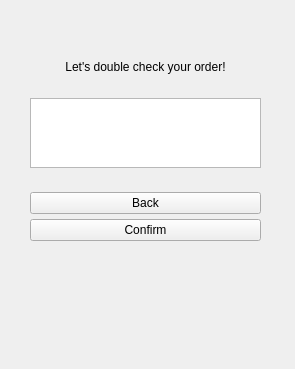
<?xml version="1.0" encoding="UTF-8"?>
<ui version="4.0">
 <class>Cart</class>
 <widget class="QWidget" name="Cart">
  <property name="geometry">
   <rect>
    <x>0</x>
    <y>0</y>
    <width>295</width>
    <height>369</height>
   </rect>
  </property>
  <property name="windowTitle">
   <string>Form</string>
  </property>
  <widget class="QWidget" name="verticalLayoutWidget_2">
   <property name="geometry">
    <rect>
     <x>30</x>
     <y>60</y>
     <width>231</width>
     <height>181</height>
    </rect>
   </property>
   <layout class="QVBoxLayout" name="verticalLayout_2" stretch="0,0,1,0,0,0">
    <property name="spacing">
     <number>5</number>
    </property>
    <property name="sizeConstraint">
     <enum>QLayout::SizeConstraint::SetDefaultConstraint</enum>
    </property>
    <item>
     <widget class="QLabel" name="label_CartTag">
      <property name="text">
       <string>Let's double check your order!</string>
      </property>
      <property name="alignment">
       <set>Qt::AlignmentFlag::AlignCenter</set>
      </property>
     </widget>
    </item>
    <item>
     <widget class="QLabel" name="label_Empty">
      <property name="text">
       <string/>
      </property>
      <property name="alignment">
       <set>Qt::AlignmentFlag::AlignCenter</set>
      </property>
     </widget>
    </item>
    <item>
     <widget class="QListWidget" name="listWidget">
      <property name="sizePolicy">
       <sizepolicy hsizetype="Expanding" vsizetype="Preferred">
        <horstretch>0</horstretch>
        <verstretch>0</verstretch>
       </sizepolicy>
      </property>
      <property name="minimumSize">
       <size>
        <width>25</width>
        <height>25</height>
       </size>
      </property>
     </widget>
    </item>
    <item>
     <widget class="QLabel" name="label_Subtotal">
      <property name="text">
       <string/>
      </property>
      <property name="alignment">
       <set>Qt::AlignmentFlag::AlignCenter</set>
      </property>
     </widget>
    </item>
    <item>
     <widget class="QPushButton" name="pushButton_Back">
      <property name="text">
       <string>Back</string>
      </property>
     </widget>
    </item>
    <item>
     <widget class="QPushButton" name="pushButton_Confirm">
      <property name="text">
       <string>Confirm</string>
      </property>
     </widget>
    </item>
   </layout>
  </widget>
 </widget>
 <resources/>
 <connections/>
</ui>
